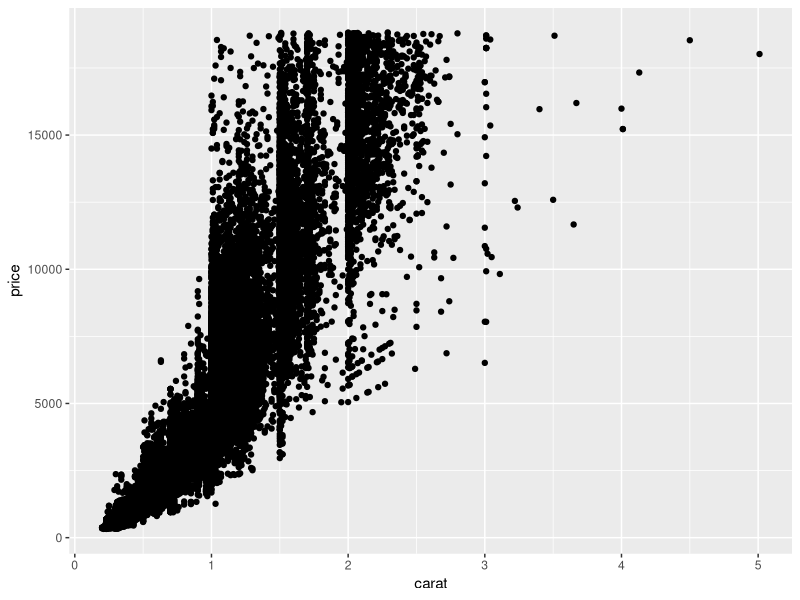
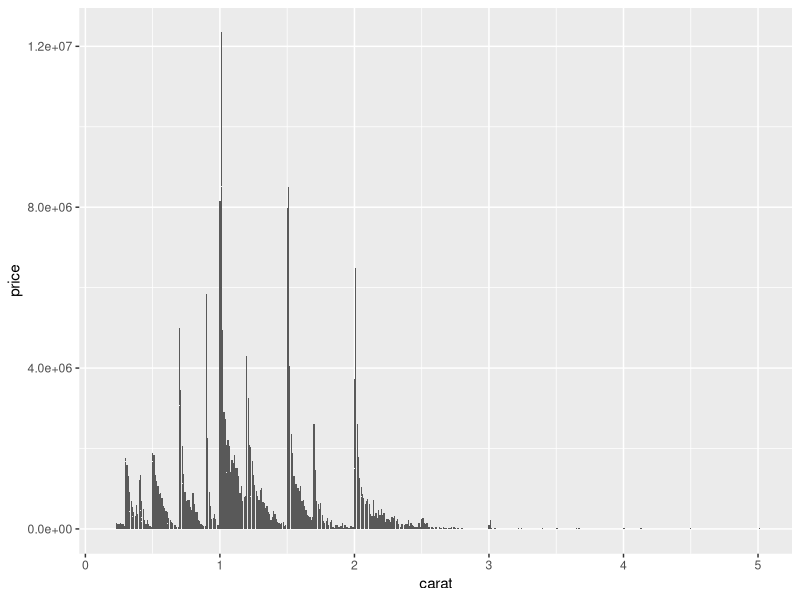
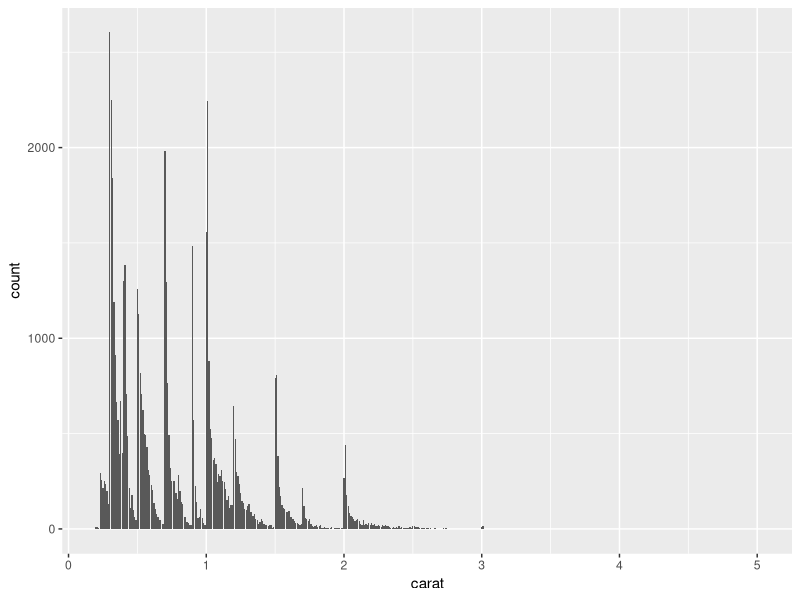
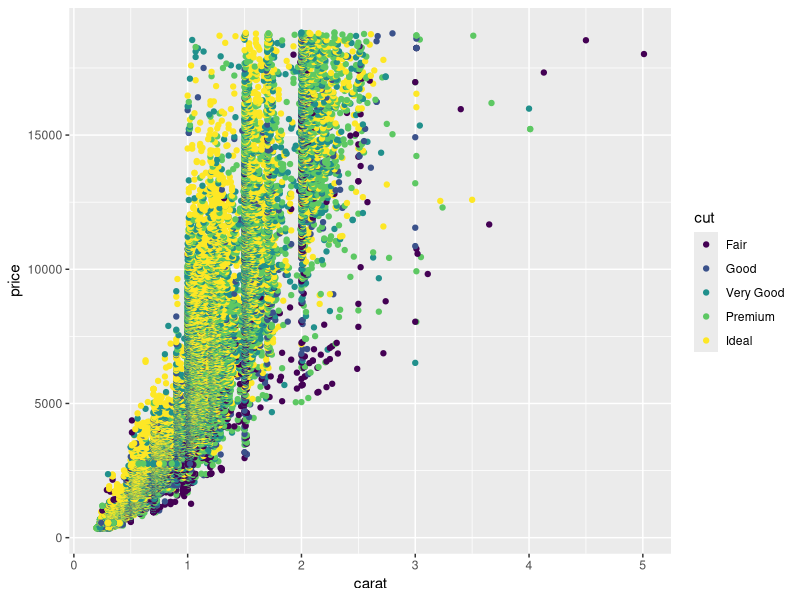
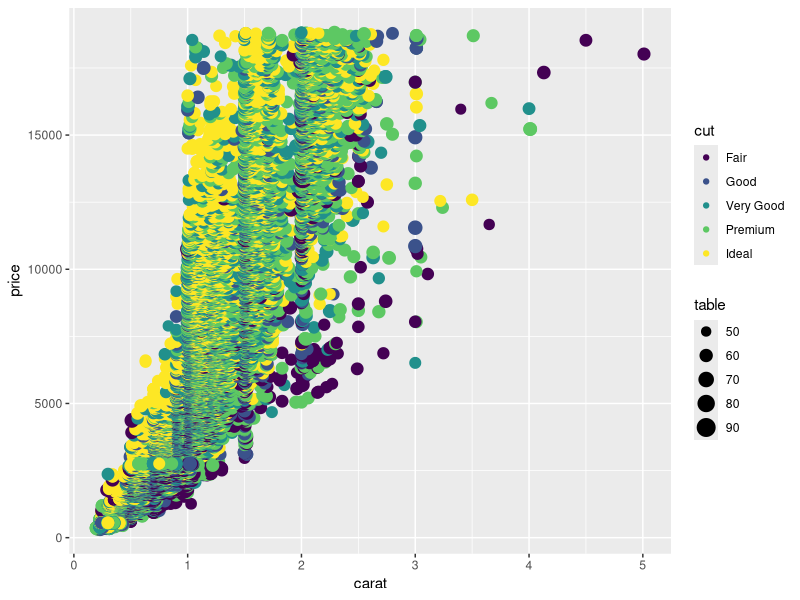
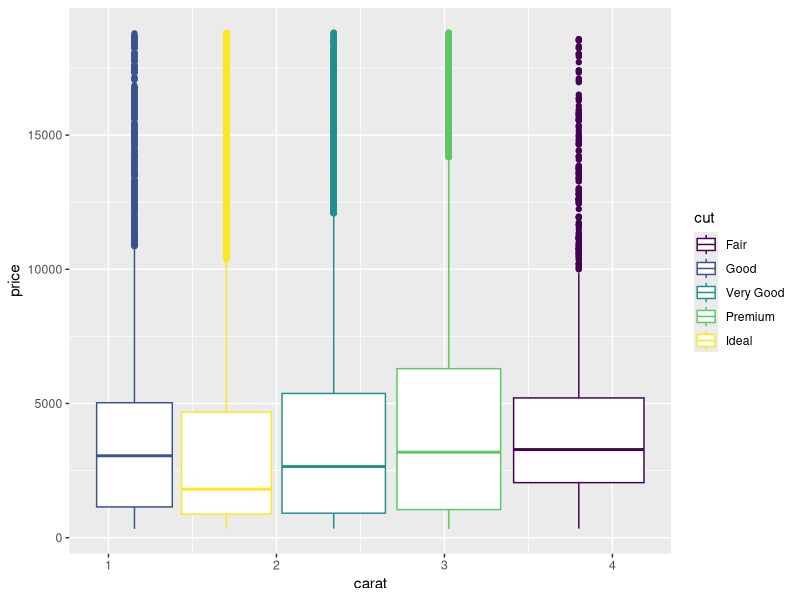
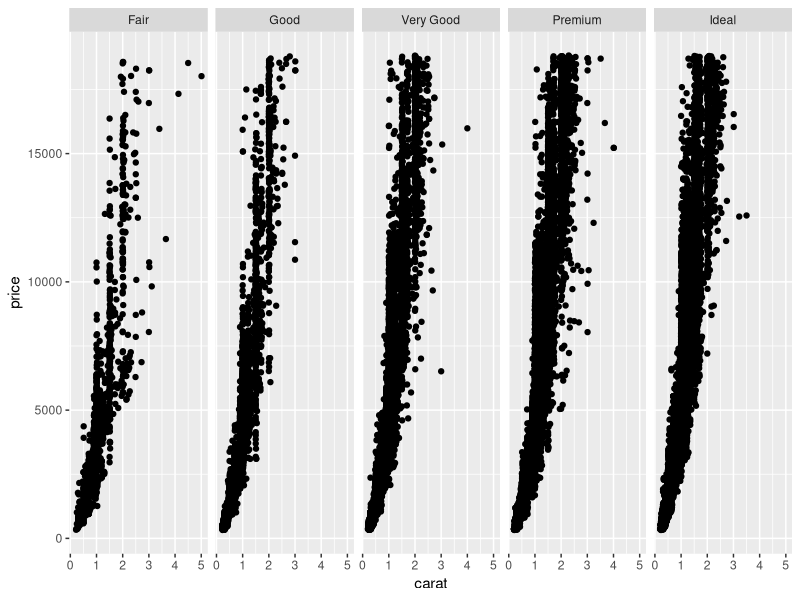
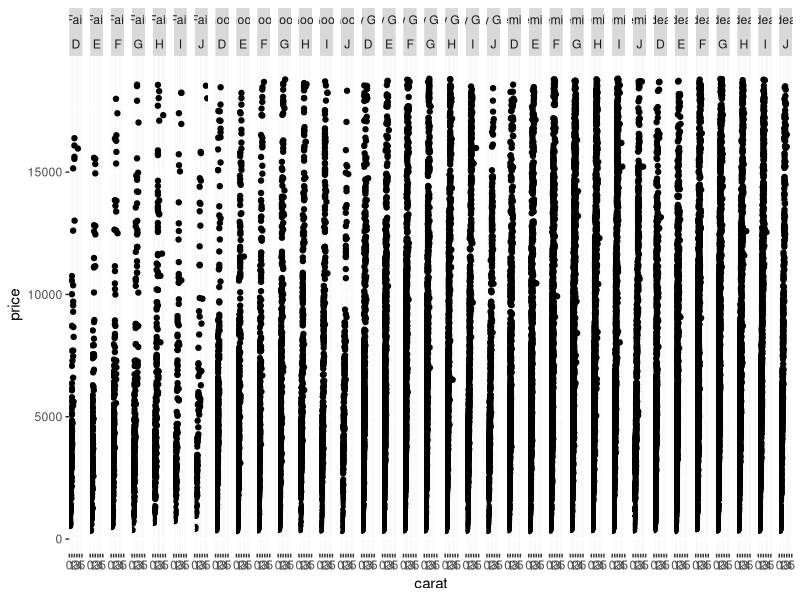

These figures' R source, in order:
library(dplyr)
library(ggplot2)

# 순서
# 1. Data: 시각화에 사용될 데이터
# 2. Aesthetics: 데이터를 나타내는 시각적인 요소(x축, y축, 사이즈, 색깔, 모양 등)
# 3. Geometrics: 데이터를 나타내는 도형
# 4. Facets: 하위 집합으로 분할하여 시각화
# 5. Statistics: 통계값을 표현
# 6. Coordinates: 데이터를 표현 할 이차원 좌표계
# 7. Theme: 그래프를 꾸밈

data(diamonds)
head(diamonds)

# carat별 price를 산점도로.
diamonds %>% 
  ggplot(aes(x=carat, y=price)) +  # Aesthetics
  geom_point() # Geometrics

# carat 별 price를, bar graph로
diamonds %>% 
  ggplot(aes(x=carat, y=price)) +  # Aesthetics
  geom_bar(stat = 'identity') # Geometrics

# carat 별 count를, bar graph로.
diamonds %>% 
  ggplot(aes(x=carat)) +  # Aesthetics
  geom_bar(stat = 'count') # Geometrics

# carat별 price를, 색이 cut인 산점도로.
diamonds %>% 
  ggplot(aes(x=carat, y=price)) +  # Aesthetics
  geom_point(aes(color=cut)) # Geometrics

# carat별 price를, 색이 cut이고 size가 table인 산점도로.
diamonds %>% 
  ggplot(aes(x=carat, y=price)) +  # Aesthetics
  geom_point(aes(color=cut, size=table)) # Geometrics


# carat별 price를, group과 color이 cut 인 boxplot으로
diamonds %>% 
  ggplot(aes(x=carat, y=price)) +  # Aesthetics
  geom_boxplot(aes(group=cut, color=cut)) # Geometrics

# carat별 price를, 산점도로, cut별로 가로로 세분화.
diamonds %>% 
  ggplot(aes(x=carat, y=price)) +  # Aesthetics
  geom_point() + # Geometrics
  facet_grid(~cut)
  
# carat별 price를, 산점도로, cut과 color로 가로로 세분화
diamonds %>% 
  ggplot(aes(x=carat, y=price)) +  # Aesthetics
  geom_point() + # Geometrics
  facet_grid(~cut + color)

# carat별 price를, 산점도로, cut별로 가로세로 세분화
diamonds %>% 
  ggplot(aes(x=carat, y=price)) +  # Aesthetics
  geom_point() + # Geometrics
  facet_wrap(~cut)

# cut별 carat을, y축이 평균값인 bar graph로.
# 1안
diamonds %>% 
  ggplot(aes(x=cut, y=carat)) +  # Aesthetics
  stat_summary_bin(fun='mean', geom='bar')

# 2안
diamonds %>% 
  group_by(cut) %>% 
  summarise(carat_mean = mean(carat)) %>% 
  ggplot(aes(x=cut, y=carat_mean, fill=cut)) + 
  geom_bar(stat="identity")
  

# cut별 price를, y축이 평균값인 bar graph로.
diamonds %>% 
  ggplot(aes(x=cut, y=price)) +  # Aesthetics
  stat_summary_bin(fun='mean', geom='bar')


# carat별 price를, color가 cut인 산점도로, x축은 0~3, y축은 0~20000
diamonds %>% 
  ggplot(aes(x=carat, y=price)) +  # Aesthetics
  geom_point(aes(color=cut)) + # Geometrics
  coord_cartesian(xlim=c(0, 3), ylim=c(0, 20000))


# carat별 price를, group이 cut인 boxplot으로, 90도 돌려서표현.
diamonds %>% 
  ggplot(aes(x=carat, y=price)) +  # Aesthetics
  geom_boxplot(aes(group=cut)) +
  coord_flip()

# carat별 price를, color가 cut인 산점도,배경은흰색, title은'carat과 price의 관계' x축은'carat'y축은'price', legend는 아래로, y축값에'$'와천원단위로','추가해서시각화.
diamonds %>% 
  ggplot(aes(x=carat, y=price)) +  # Aesthetics
  geom_point(aes(color=cut)) +
  theme_bw() +
  labs(title="carat과 price의 관계", x="carat", y="price") +
  theme(legend.position = 'bottom') + # 'none' : legend 없앰
  scale_y_continuous(
    labels = function(x)
      paste0('$', format(x, big.mark=','))
  )
  
# ==================================================

# carat별 price를 산점도로.
ggplot(data=diamonds, aes(x=carat, y=price)) + 
  geom_point()

# carat 별 price를, bar graph로
diamonds %>% 
  ggplot(aes(x = carat, y = price)) +
  geom_bar(stat = 'identity')
# carat 별 count를, bar graph로.
diamonds %>% 
  ggplot(aes(x = carat)) +
  geom_bar()

# carat별 price를, 색이 cut인 산점도로.
diamonds %>% 
  ggplot(aes(x = carat, y = price)) +
  geom_point(aes(color = cut))

# carat별 price를, 색이 cut이고 size가 table인 산점도로.
diamonds %>% 
  ggplot(aes(x = carat, y = price)) +
  geom_point(aes(color = cut, size = table))

# box plot, catat 별 price, 단 cut 을 group으로 묶음.
# carat별 price를, group이 cut인 boxplot으로
diamonds %>% 
  ggplot(aes(x = carat, y = price)) +
  geom_boxplot(aes(group = cut))

# 4. Facets
# cut 별로 가로축으로 분리
# carat별 price를, 산점도로, cut별로 가로로 세분화.
diamonds %>% 
  ggplot(aes(x = carat, y = price)) +
  geom_point() +
  facet_grid(~cut)

# cut, color 별로 가로축으로 분리
# carat별 price를, 산점도로, cut과 color로 가로로 세분화
diamonds %>% 
  ggplot(aes(x = carat, y = price)) +
  geom_point() +
  facet_grid(~cut+color)

# carat별 price를, 산점도로, cut별로 가로세로 세분화
diamonds %>% 
  ggplot(aes(x = carat, y = price)) +
  geom_point() +
  facet_wrap(~cut)

# 5. Statistics
# cut별 carat을, y축이 평균값인 bar graph로.
diamonds %>% 
  ggplot(aes(x = cut, y = carat)) +
  stat_summary_bin(fun = 'mean', geom = 'bar')

# cut별 price를, y축이 평균값인 bar graph로.
diamonds %>% 
  ggplot(aes(x = cut, y = price)) +
  stat_summary_bin(fun = 'mean', geom = 'bar')

# 6. Coordinates (좌표)
# x축 0~3, y축 0~20000까지 표시
# carat별 price를, color가 cut인 산점도로, x축은 0~3, y축은 0~20000
diamonds %>% 
  ggplot(aes(x= carat, y = price)) +
  geom_point(aes(color=cut)) +
  coord_cartesian(xlim = c(0, 3), ylim = c(0, 20000))

# carat별 price를, group이 cut인 boxplot으로, 90도 돌려서표현.
diamonds %>% 
  ggplot(aes(x = carat, y = price)) +
  geom_boxplot(aes(group = cut)) +
  coord_flip()

# 7. Theme
# carat별 price를, color가 cut인 산점도로,
# 배경은 흰색,
# title은 'carat과 price의 관계, x축은 'carat', y축은 'price'
# legend는 아래로, 패널의 grid는 없애고,
# y축값에 '$'와 천원단위로 ',' 추가해서 시각화.
diamonds %>% 
  ggplot(aes(x = carat, y = price)) +
  geom_point(aes(color = cut)) +
  theme_bw() +
  labs(title = 'carat과 price의 관계',
       x = 'carat', y = 'price') +
  theme(legend.position = 'bottom',
        panel.grid.major.x = element_blank(),
        panel.grid.minor.x = element_blank(),
        panel.grid.major.y = element_blank(),
        panel.grid.minor.y = element_blank()
        # legend를 아래로, 그리고 사각형 grid 제거
  ) +
  scale_y_continuous(
    labels = function(x) {
      paste0('$', format(x, big.mark = ','))
      # y축에 천원단위로 콤마(,)추가, '$'표시와 합쳐서표현
    }
  )
